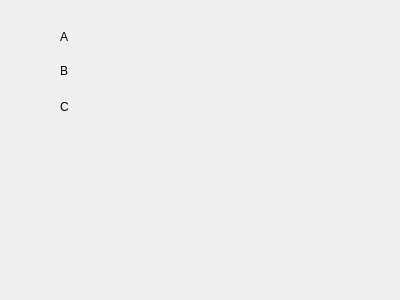
<?xml version="1.0" encoding="UTF-8"?>
<ui version="4.0">
 <class>InfoDialog</class>
 <widget class="QDialog" name="InfoDialog">
  <property name="geometry">
   <rect>
    <x>0</x>
    <y>0</y>
    <width>400</width>
    <height>300</height>
   </rect>
  </property>
  <property name="windowTitle">
   <string>Dialog</string>
  </property>
  <widget class="QLabel" name="label">
   <property name="geometry">
    <rect>
     <x>60</x>
     <y>30</y>
     <width>47</width>
     <height>13</height>
    </rect>
   </property>
   <property name="text">
    <string>A</string>
   </property>
  </widget>
  <widget class="QLabel" name="label_2">
   <property name="geometry">
    <rect>
     <x>60</x>
     <y>60</y>
     <width>47</width>
     <height>21</height>
    </rect>
   </property>
   <property name="text">
    <string>B</string>
   </property>
  </widget>
  <widget class="QLabel" name="label_3">
   <property name="geometry">
    <rect>
     <x>60</x>
     <y>100</y>
     <width>47</width>
     <height>13</height>
    </rect>
   </property>
   <property name="text">
    <string>C</string>
   </property>
  </widget>
 </widget>
 <resources/>
 <connections/>
</ui>
